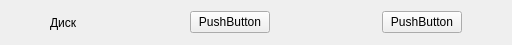
<?xml version="1.0" encoding="UTF-8"?>
<ui version="4.0">
 <class>ShowDrives</class>
 <widget class="QWidget" name="ShowDrives">
  <property name="enabled">
   <bool>true</bool>
  </property>
  <property name="windowTitle">
   <string>Form</string>
  </property>
  <widget class="QWidget" name="">
   <property name="geometry">
    <rect>
     <x>50</x>
     <y>10</y>
     <width>412</width>
     <height>25</height>
    </rect>
   </property>
   <layout class="QHBoxLayout" name="horizontalLayout">
    <item>
     <widget class="QLabel" name="label">
      <property name="text">
       <string>Диск</string>
      </property>
     </widget>
    </item>
    <item>
     <spacer name="horizontalSpacer">
      <property name="orientation">
       <enum>Qt::Horizontal</enum>
      </property>
      <property name="sizeHint" stdset="0">
       <size>
        <width>78</width>
        <height>20</height>
       </size>
      </property>
     </spacer>
    </item>
    <item>
     <widget class="QPushButton" name="pushButton">
      <property name="text">
       <string>PushButton</string>
      </property>
     </widget>
    </item>
    <item>
     <spacer name="horizontalSpacer_2">
      <property name="orientation">
       <enum>Qt::Horizontal</enum>
      </property>
      <property name="sizeHint" stdset="0">
       <size>
        <width>88</width>
        <height>20</height>
       </size>
      </property>
     </spacer>
    </item>
    <item>
     <widget class="QPushButton" name="pushButton_2">
      <property name="text">
       <string>PushButton</string>
      </property>
     </widget>
    </item>
   </layout>
  </widget>
 </widget>
 <resources/>
 <connections/>
</ui>
